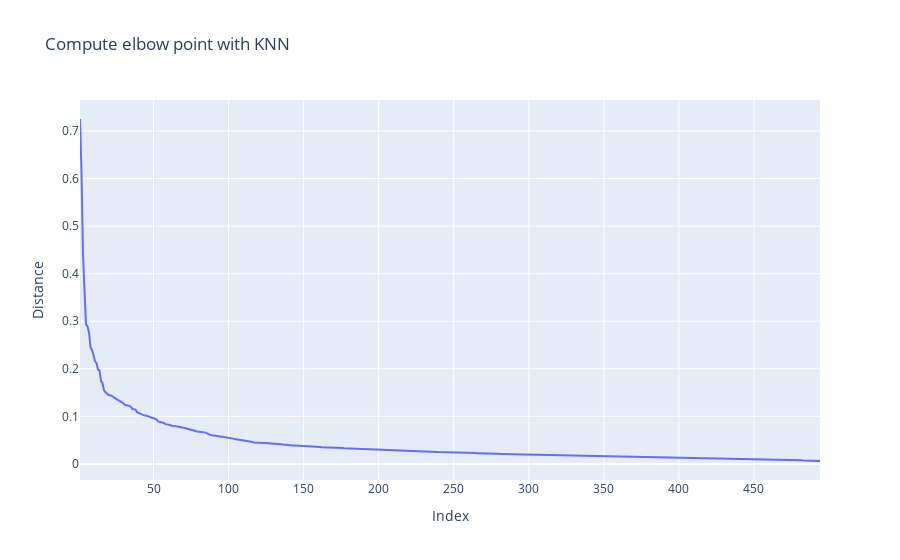

The cell this chart's notebook holds for it:
### Markdown cell above
# 2. Parameter Selection with DBSCAN

### Code cell
eps = dm.plot_distance(df_pca)

### Figure 1 — Plotly figure (JSON) as saved in the notebook; plotly's stock layout.template omitted (floating-point values rounded to 4 significant figures; data arrays with more than 128 entries replaced by an {"elided": "..."} marker saying what was removed)
{"data": [{"hovertemplate": "x=%{x}<br>y=%{y}<extra></extra>", "legendgroup": "", "line": {"color": "#636efa", "dash": "solid"}, "marker": {"symbol": "circle"}, "mode": "lines", "name": "", "orientation": "v", "showlegend": false, "type": "scatter", "x": {"elided": "494 int values"}, "xaxis": "x", "y": {"elided": "494 float values"}, "yaxis": "y"}], "layout": {"legend": {"tracegroupgap": 0}, "title": {"text": "Compute elbow point with KNN"}, "xaxis": {"anchor": "y", "domain": [0, 1], "title": {"text": "Index"}}, "yaxis": {"anchor": "x", "domain": [0, 1], "title": {"text": "Distance"}}}}
